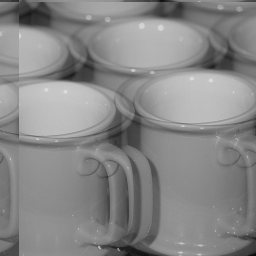
%> input picture Assignment4/cups.tif, 256 x 256 px
$ octave --eval "cleanCups;"   (GNU Octave 9; MATLAB toolbox functions it lacks are replaced by stand-ins)
%> lines starting %> are read from the running program, lines starting %| are printed output that depends on the picture; in (x1, y1, x2, y2) boxes, pixels count from 0 and x2, y2 are one past the last pixel; in counts of white or black regions, pixels touching at a corner belong together; the program's own positions count from 1
### Assignment2/readImage.m
function img = readImage(fileName,fmt);
%> called with fileName = 'cups.tif'
%
% img = readImage(fileName)
%
% Reads a grayscale image from a file.
% File is assumed to contain a TIF image
% fileName is a string
% img - is a grayscale image with values [0..255]
% fmt - is an optional argument with the format of the image.
%       see fmt of imread.

%
% Written by Hagit Hel-Or  I.D. xxxxxxxx
%  Last Modified 14/12/98
%  Last Modified by Y. Moses 3.2.2000

if nargin <1
    error('USAGE: img = readImage(fileName)');
end;

if nargin <2
    fmt='tif'; end;

[im,map]=imread(fileName,fmt);
%> im is the input picture: size 256x256 uint8; min 11, max 220, mean 135.3
%> map = []

% indexed image - grayscale or RGB
if (size(map,1) ~= 0)
    % use only the Green index
    img = reshape(map(double(im)+1,2),size(im));
    img = round(img.*255);
else  % non indexed image
    if (ndims(im) == 2)  % grayscale
       img = round(double(im));   % values are already in 0..255
    else  % RGB image [or higher dimension]
       img = round(double(im(:,:,2)));   % use only Green image
                                  % values are already in 0..255
    end;
end;

### Assignment2/showImage.m
function showImage(img)
%
% showImage(img)
%
% Displays a grayscale image at it's true size
% (1 screen pixel per image pixel).
% img - is a grayscale image with values [0..255]
%
%
% Written by Hagit Hel-Or  I.D. xxxxxxxx
% Last Modified 5/3/97
%

if nargin <1
    error('USAGE: showImage(img)');
end;

img = img + 1;
figNum = figure;
image(img);

colormap(gray(256));

% resize window so we have enough room for image.
[row,col] = size(img);
%> row = 256; col = 256
rect = get(figNum,'Position');
set(figNum, 'Position', [rect(1), rect(2), col, row]);
set(figNum, 'Resize','off');

% resize axes of the image so it fits the axes perfectly.
ha = gca;
set(ha, 'Units', 'pixels');
axis off;
set(ha, 'Position', [1, 1, col, row]);

% remove menu bar
set(figNum,'MenuBar','none');

### Assignment4/cleanCups.m
function cleanCups()
    disp('%%%%%%%%%%%%%%%%%%%%%%%%% CUPS %%%%%%%%%%%%%%%%%%%%%%%%%');
    disp('We can observe that this image was noised by echo.');
    disp('We thought about two possible ways to remove it:');
    disp('1) we could find the mask and divide the image by the mask (in the fourier domain)');
    disp('2) alternativly, we could apply fft2 to the image and notice a frequent noise,');
    disp('very similar to the noise we noticed in the old woman image.');
    disp('so we could apply fft2 to the fft image and find out the coordinates of the irrelevant pixels');
    disp('and just make them zero.');
    disp('we chose to apply the first method, which luckly worked so well so we were satisfied with the result');

    disp('figure(1) - Original Noisy image');
    disp('figure(2) - Cleaned Image');
    imB = readImage('cups.tif');
    showImage(imB);

    [width,height]=size(imB);
%> width = 256; height = 256
    M = zeros(width,height);
    M(8,20)=0.5;
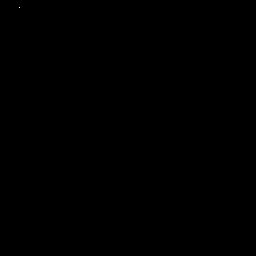
%> M: size 256x256 double; values 0 (black) and 0.5 (white), 0% white in thin lines or dots, all inside (x1, y1, x2, y2) = (19, 7, 20, 8)
    M(6,1)=0.5;
%> M: size 256x256 double; values 0 (black) and 0.5 (white), 0% white in thin lines or dots, all inside (x1, y1, x2, y2) = (0, 5, 20, 8)

    M = fft2(M);
    M(abs(M)<0.02)=1;
    bim = abs(ifft2(fft2(imB)./M));
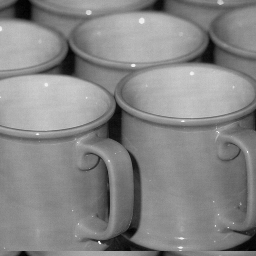
%> bim: size 256x256 double; min 0.0152, max 252, mean 135.3
    showImage(bim);
end

$ run again, with Assignment4/blocks.tif copied over Assignment4/cups.tif
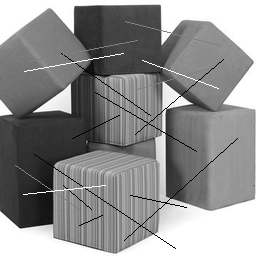
%> input picture Assignment4/blocks.tif, 256 x 256 px
%> in readImage, im is the input picture: size 256x256 uint8; min 0, max 255, mean 141.9
%> map = 256 rows, first 12: [0 0 0; 0.00392 0.00392 0.00392; 0.00784 0.00784 0.00784; 0.0118 0.0118 0.0118; 0.0157 0.0157 0.0157; 0.0196 0.0196 0.0196; 0.0235 0.0235 0.0235; 0.0275 0.0275 0.0275; 0.0314 0.0314 0.0314; 0.0353 0.0353 0.0353; 0.0392 0.0392 0.0392; 0.0431 0.0431 0.0431]
%> in cleanCups, `bim = abs(ifft2(fft2(imB)./M));`:
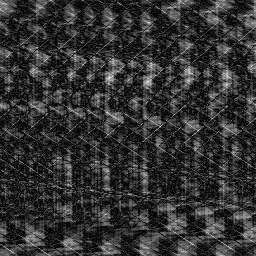
%> bim: size 256x256 double; min 0.000181, max 1125.5, mean 224.2; drawn with min black and max white

$ run again, with Assignment4/cc.tif copied over Assignment4/cups.tif
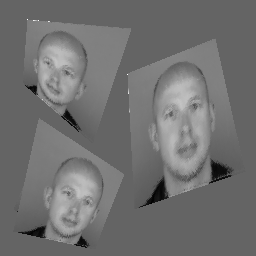
%> input picture Assignment4/cc.tif, 256 x 256 px
%> in readImage, im is the input picture: size 256x256 uint8; min 0, max 255, mean 112.2
%> map = []
%> in cleanCups, `bim = abs(ifft2(fft2(imB)./M));`:
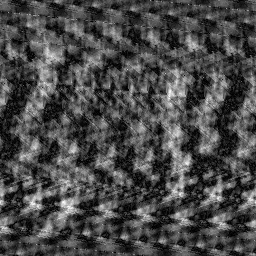
%> bim: size 256x256 double; min 0.00225, max 410.4, mean 118.5; drawn with min black and max white

$ run again, with Assignment4/cleanFace.tif copied over Assignment4/cups.tif
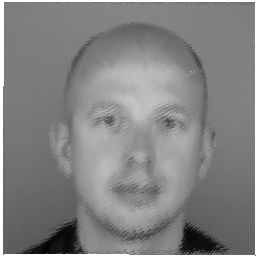
%> input picture Assignment4/cleanFace.tif, 256 x 256 px
%> in readImage, im is the input picture: size 256x256 uint8; min 1, max 255, mean 130.4
%> map = []
%> in cleanCups, `bim = abs(ifft2(fft2(imB)./M));`:
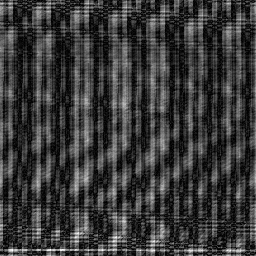
%> bim: size 256x256 double; min 0.00268, max 666.6, mean 152.4; drawn with min black and max white
